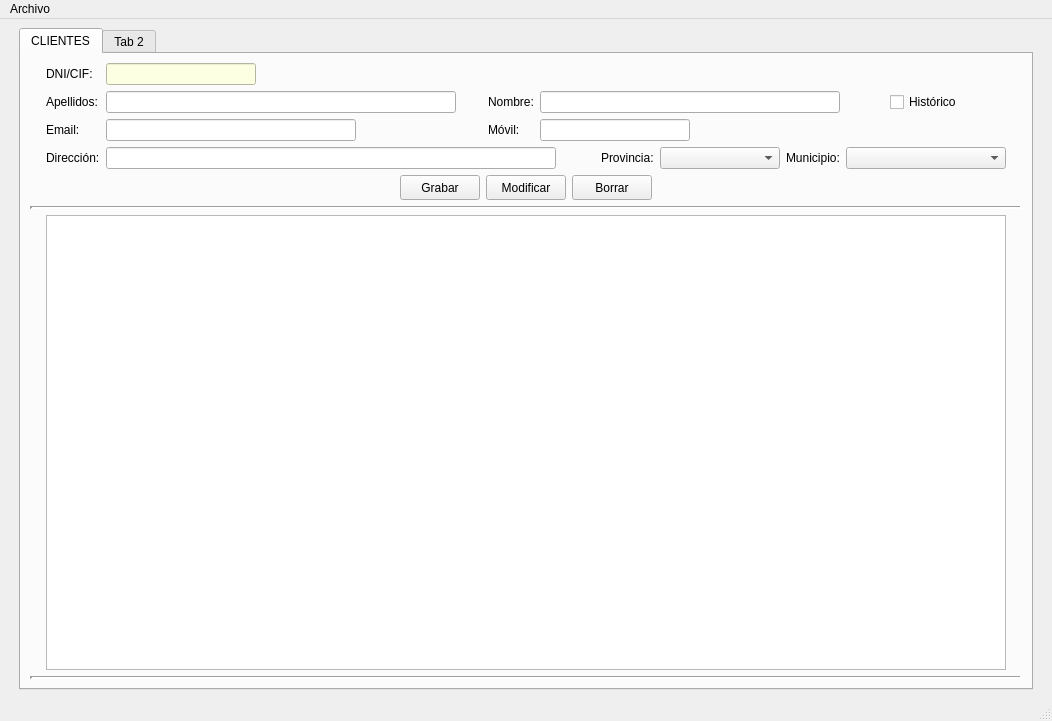
<?xml version="1.0" encoding="UTF-8"?>
<ui version="4.0">
 <class>venPrincipal</class>
 <widget class="QMainWindow" name="venPrincipal">
  <property name="geometry">
   <rect>
    <x>0</x>
    <y>0</y>
    <width>1052</width>
    <height>721</height>
   </rect>
  </property>
  <property name="windowTitle">
   <string>InmoTeis</string>
  </property>
  <property name="windowIcon">
   <iconset>
    <normaloff>img/logo.svg</normaloff>img/logo.svg</iconset>
  </property>
  <widget class="QWidget" name="centralwidget">
   <layout class="QGridLayout" name="gridLayout_3">
    <item row="0" column="0">
     <layout class="QGridLayout" name="gridLayout_2">
      <item row="0" column="0">
       <spacer name="horizontalSpacer_6">
        <property name="orientation">
         <enum>Qt::Horizontal</enum>
        </property>
        <property name="sizeType">
         <enum>QSizePolicy::Fixed</enum>
        </property>
        <property name="sizeHint" stdset="0">
         <size>
          <width>10</width>
          <height>20</height>
         </size>
        </property>
       </spacer>
      </item>
      <item row="0" column="1">
       <widget class="QTabWidget" name="panPrincipal">
        <property name="sizePolicy">
         <sizepolicy hsizetype="Preferred" vsizetype="Preferred">
          <horstretch>0</horstretch>
          <verstretch>0</verstretch>
         </sizepolicy>
        </property>
        <property name="minimumSize">
         <size>
          <width>1000</width>
          <height>660</height>
         </size>
        </property>
        <property name="layoutDirection">
         <enum>Qt::LeftToRight</enum>
        </property>
        <property name="currentIndex">
         <number>0</number>
        </property>
        <widget class="QWidget" name="pesClientes">
         <attribute name="title">
          <string>CLIENTES</string>
         </attribute>
         <layout class="QGridLayout" name="gridLayout_4">
          <item row="4" column="1">
           <widget class="QTableWidget" name="tablaClientes"/>
          </item>
          <item row="0" column="0">
           <spacer name="horizontalSpacer_8">
            <property name="orientation">
             <enum>Qt::Horizontal</enum>
            </property>
            <property name="sizeType">
             <enum>QSizePolicy::Fixed</enum>
            </property>
            <property name="sizeHint" stdset="0">
             <size>
              <width>10</width>
              <height>20</height>
             </size>
            </property>
           </spacer>
          </item>
          <item row="0" column="2">
           <spacer name="horizontalSpacer_9">
            <property name="orientation">
             <enum>Qt::Horizontal</enum>
            </property>
            <property name="sizeType">
             <enum>QSizePolicy::Fixed</enum>
            </property>
            <property name="sizeHint" stdset="0">
             <size>
              <width>10</width>
              <height>20</height>
             </size>
            </property>
           </spacer>
          </item>
          <item row="0" column="1">
           <layout class="QGridLayout" name="gridLayout">
            <item row="1" column="1">
             <widget class="QLabel" name="lblApelcli">
              <property name="sizePolicy">
               <sizepolicy hsizetype="Fixed" vsizetype="Fixed">
                <horstretch>0</horstretch>
                <verstretch>0</verstretch>
               </sizepolicy>
              </property>
              <property name="text">
               <string>Apellidos:</string>
              </property>
             </widget>
            </item>
            <item row="1" column="10" alignment="Qt::AlignHCenter">
             <widget class="QCheckBox" name="checkBox">
              <property name="sizePolicy">
               <sizepolicy hsizetype="Fixed" vsizetype="Fixed">
                <horstretch>0</horstretch>
                <verstretch>0</verstretch>
               </sizepolicy>
              </property>
              <property name="text">
               <string>Histórico</string>
              </property>
              <property name="checked">
               <bool>false</bool>
              </property>
              <property name="autoRepeat">
               <bool>false</bool>
              </property>
             </widget>
            </item>
            <item row="0" column="2">
             <widget class="QLineEdit" name="txtDnicli">
              <property name="minimumSize">
               <size>
                <width>120</width>
                <height>0</height>
               </size>
              </property>
              <property name="maximumSize">
               <size>
                <width>150</width>
                <height>16777215</height>
               </size>
              </property>
              <property name="styleSheet">
               <string notr="true">background-color:rgb(252, 255, 225)</string>
              </property>
             </widget>
            </item>
            <item row="3" column="1">
             <widget class="QLabel" name="lblDircli">
              <property name="sizePolicy">
               <sizepolicy hsizetype="Fixed" vsizetype="Fixed">
                <horstretch>0</horstretch>
                <verstretch>0</verstretch>
               </sizepolicy>
              </property>
              <property name="text">
               <string>Dirección:</string>
              </property>
             </widget>
            </item>
            <item row="3" column="2" colspan="4">
             <widget class="QLineEdit" name="txtDircli">
              <property name="minimumSize">
               <size>
                <width>400</width>
                <height>0</height>
               </size>
              </property>
              <property name="maximumSize">
               <size>
                <width>450</width>
                <height>16777215</height>
               </size>
              </property>
             </widget>
            </item>
            <item row="1" column="5" colspan="5">
             <widget class="QLineEdit" name="txtNomcli">
              <property name="minimumSize">
               <size>
                <width>300</width>
                <height>0</height>
               </size>
              </property>
              <property name="maximumSize">
               <size>
                <width>300</width>
                <height>300</height>
               </size>
              </property>
              <property name="text">
               <string/>
              </property>
             </widget>
            </item>
            <item row="3" column="7">
             <widget class="QLabel" name="lblProvcli">
              <property name="sizePolicy">
               <sizepolicy hsizetype="Fixed" vsizetype="Fixed">
                <horstretch>0</horstretch>
                <verstretch>0</verstretch>
               </sizepolicy>
              </property>
              <property name="text">
               <string>Provincia:</string>
              </property>
             </widget>
            </item>
            <item row="3" column="8">
             <widget class="QComboBox" name="cmbProvcli">
              <property name="minimumSize">
               <size>
                <width>120</width>
                <height>0</height>
               </size>
              </property>
              <property name="maximumSize">
               <size>
                <width>150</width>
                <height>16777215</height>
               </size>
              </property>
             </widget>
            </item>
            <item row="1" column="3">
             <spacer name="horizontalSpacer_5">
              <property name="orientation">
               <enum>Qt::Horizontal</enum>
              </property>
              <property name="sizeType">
               <enum>QSizePolicy::Fixed</enum>
              </property>
              <property name="sizeHint" stdset="0">
               <size>
                <width>20</width>
                <height>20</height>
               </size>
              </property>
             </spacer>
            </item>
            <item row="2" column="4">
             <widget class="QLabel" name="lblMovilcli">
              <property name="sizePolicy">
               <sizepolicy hsizetype="Fixed" vsizetype="Fixed">
                <horstretch>0</horstretch>
                <verstretch>0</verstretch>
               </sizepolicy>
              </property>
              <property name="text">
               <string>Móvil:</string>
              </property>
             </widget>
            </item>
            <item row="2" column="5" colspan="4">
             <widget class="QLineEdit" name="txtMovilcli">
              <property name="minimumSize">
               <size>
                <width>90</width>
                <height>0</height>
               </size>
              </property>
              <property name="maximumSize">
               <size>
                <width>150</width>
                <height>16777215</height>
               </size>
              </property>
             </widget>
            </item>
            <item row="3" column="10">
             <widget class="QComboBox" name="cmbMunicli">
              <property name="minimumSize">
               <size>
                <width>160</width>
                <height>0</height>
               </size>
              </property>
              <property name="maximumSize">
               <size>
                <width>180</width>
                <height>16777215</height>
               </size>
              </property>
             </widget>
            </item>
            <item row="1" column="2">
             <widget class="QLineEdit" name="txtApelcli">
              <property name="minimumSize">
               <size>
                <width>350</width>
                <height>0</height>
               </size>
              </property>
              <property name="maximumSize">
               <size>
                <width>350</width>
                <height>16777215</height>
               </size>
              </property>
             </widget>
            </item>
            <item row="1" column="4">
             <widget class="QLabel" name="lblNomcli">
              <property name="sizePolicy">
               <sizepolicy hsizetype="Fixed" vsizetype="Fixed">
                <horstretch>0</horstretch>
                <verstretch>0</verstretch>
               </sizepolicy>
              </property>
              <property name="text">
               <string>Nombre:</string>
              </property>
             </widget>
            </item>
            <item row="3" column="9">
             <widget class="QLabel" name="lblMunicli">
              <property name="sizePolicy">
               <sizepolicy hsizetype="Fixed" vsizetype="Fixed">
                <horstretch>0</horstretch>
                <verstretch>0</verstretch>
               </sizepolicy>
              </property>
              <property name="text">
               <string>Municipio:</string>
              </property>
             </widget>
            </item>
            <item row="0" column="1">
             <widget class="QLabel" name="lblDnicli">
              <property name="sizePolicy">
               <sizepolicy hsizetype="Fixed" vsizetype="Fixed">
                <horstretch>0</horstretch>
                <verstretch>0</verstretch>
               </sizepolicy>
              </property>
              <property name="text">
               <string>DNI/CIF:</string>
              </property>
             </widget>
            </item>
            <item row="2" column="2">
             <widget class="QLineEdit" name="txtEmailcli">
              <property name="minimumSize">
               <size>
                <width>250</width>
                <height>0</height>
               </size>
              </property>
              <property name="maximumSize">
               <size>
                <width>250</width>
                <height>16777215</height>
               </size>
              </property>
              <property name="text">
               <string/>
              </property>
             </widget>
            </item>
            <item row="2" column="1">
             <widget class="QLabel" name="lblEmailcli">
              <property name="sizePolicy">
               <sizepolicy hsizetype="Fixed" vsizetype="Fixed">
                <horstretch>0</horstretch>
                <verstretch>0</verstretch>
               </sizepolicy>
              </property>
              <property name="text">
               <string>Email:</string>
              </property>
             </widget>
            </item>
            <item row="2" column="3">
             <spacer name="horizontalSpacer_4">
              <property name="orientation">
               <enum>Qt::Horizontal</enum>
              </property>
              <property name="sizeType">
               <enum>QSizePolicy::Fixed</enum>
              </property>
              <property name="sizeHint" stdset="0">
               <size>
                <width>20</width>
                <height>20</height>
               </size>
              </property>
             </spacer>
            </item>
            <item row="3" column="6">
             <spacer name="horizontalSpacer_3">
              <property name="orientation">
               <enum>Qt::Horizontal</enum>
              </property>
              <property name="sizeType">
               <enum>QSizePolicy::Fixed</enum>
              </property>
              <property name="sizeHint" stdset="0">
               <size>
                <width>20</width>
                <height>20</height>
               </size>
              </property>
             </spacer>
            </item>
            <item row="1" column="0">
             <spacer name="horizontalSpacer_10">
              <property name="orientation">
               <enum>Qt::Horizontal</enum>
              </property>
              <property name="sizeType">
               <enum>QSizePolicy::Expanding</enum>
              </property>
              <property name="sizeHint" stdset="0">
               <size>
                <width>10</width>
                <height>20</height>
               </size>
              </property>
             </spacer>
            </item>
            <item row="1" column="11">
             <spacer name="horizontalSpacer_11">
              <property name="orientation">
               <enum>Qt::Horizontal</enum>
              </property>
              <property name="sizeHint" stdset="0">
               <size>
                <width>40</width>
                <height>20</height>
               </size>
              </property>
             </spacer>
            </item>
           </layout>
          </item>
          <item row="3" column="0" colspan="3">
           <widget class="Line" name="line">
            <property name="lineWidth">
             <number>3</number>
            </property>
            <property name="orientation">
             <enum>Qt::Horizontal</enum>
            </property>
           </widget>
          </item>
          <item row="2" column="1">
           <layout class="QHBoxLayout" name="horizontalLayout_2">
            <item>
             <spacer name="horizontalSpacer">
              <property name="orientation">
               <enum>Qt::Horizontal</enum>
              </property>
              <property name="sizeType">
               <enum>QSizePolicy::Expanding</enum>
              </property>
              <property name="sizeHint" stdset="0">
               <size>
                <width>40</width>
                <height>20</height>
               </size>
              </property>
             </spacer>
            </item>
            <item>
             <layout class="QHBoxLayout" name="horizontalLayout">
              <item>
               <widget class="QPushButton" name="btnGrabarcli">
                <property name="minimumSize">
                 <size>
                  <width>80</width>
                  <height>25</height>
                 </size>
                </property>
                <property name="maximumSize">
                 <size>
                  <width>80</width>
                  <height>25</height>
                 </size>
                </property>
                <property name="text">
                 <string>Grabar</string>
                </property>
               </widget>
              </item>
              <item>
               <widget class="QPushButton" name="btnModifcli">
                <property name="minimumSize">
                 <size>
                  <width>80</width>
                  <height>25</height>
                 </size>
                </property>
                <property name="maximumSize">
                 <size>
                  <width>80</width>
                  <height>25</height>
                 </size>
                </property>
                <property name="text">
                 <string>Modificar</string>
                </property>
               </widget>
              </item>
              <item>
               <widget class="QPushButton" name="btnDelcli">
                <property name="minimumSize">
                 <size>
                  <width>80</width>
                  <height>25</height>
                 </size>
                </property>
                <property name="maximumSize">
                 <size>
                  <width>80</width>
                  <height>25</height>
                 </size>
                </property>
                <property name="text">
                 <string>Borrar</string>
                </property>
               </widget>
              </item>
             </layout>
            </item>
            <item>
             <spacer name="horizontalSpacer_2">
              <property name="orientation">
               <enum>Qt::Horizontal</enum>
              </property>
              <property name="sizeType">
               <enum>QSizePolicy::Expanding</enum>
              </property>
              <property name="sizeHint" stdset="0">
               <size>
                <width>40</width>
                <height>20</height>
               </size>
              </property>
             </spacer>
            </item>
           </layout>
          </item>
          <item row="5" column="0" colspan="3">
           <widget class="Line" name="line_2">
            <property name="lineWidth">
             <number>3</number>
            </property>
            <property name="orientation">
             <enum>Qt::Horizontal</enum>
            </property>
           </widget>
          </item>
         </layout>
        </widget>
        <widget class="QWidget" name="pesConstruccion">
         <attribute name="title">
          <string>Tab 2</string>
         </attribute>
         <widget class="QLabel" name="label">
          <property name="geometry">
           <rect>
            <x>290</x>
            <y>130</y>
            <width>411</width>
            <height>291</height>
           </rect>
          </property>
          <property name="font">
           <font>
            <pointsize>20</pointsize>
           </font>
          </property>
          <property name="text">
           <string>PANEL EN CONSTRUCCIÓN</string>
          </property>
         </widget>
        </widget>
       </widget>
      </item>
      <item row="0" column="2">
       <spacer name="horizontalSpacer_7">
        <property name="orientation">
         <enum>Qt::Horizontal</enum>
        </property>
        <property name="sizeType">
         <enum>QSizePolicy::Fixed</enum>
        </property>
        <property name="sizeHint" stdset="0">
         <size>
          <width>10</width>
          <height>20</height>
         </size>
        </property>
       </spacer>
      </item>
     </layout>
    </item>
   </layout>
  </widget>
  <widget class="QMenuBar" name="menubar">
   <property name="geometry">
    <rect>
     <x>0</x>
     <y>0</y>
     <width>1052</width>
     <height>21</height>
    </rect>
   </property>
   <widget class="QMenu" name="menuArchivo">
    <property name="title">
     <string>Archivo</string>
    </property>
    <addaction name="actionSalir"/>
   </widget>
   <addaction name="menuArchivo"/>
  </widget>
  <widget class="QStatusBar" name="statusbar"/>
  <action name="actionSalir">
   <property name="text">
    <string>Salir</string>
   </property>
  </action>
 </widget>
 <resources/>
 <connections/>
</ui>
